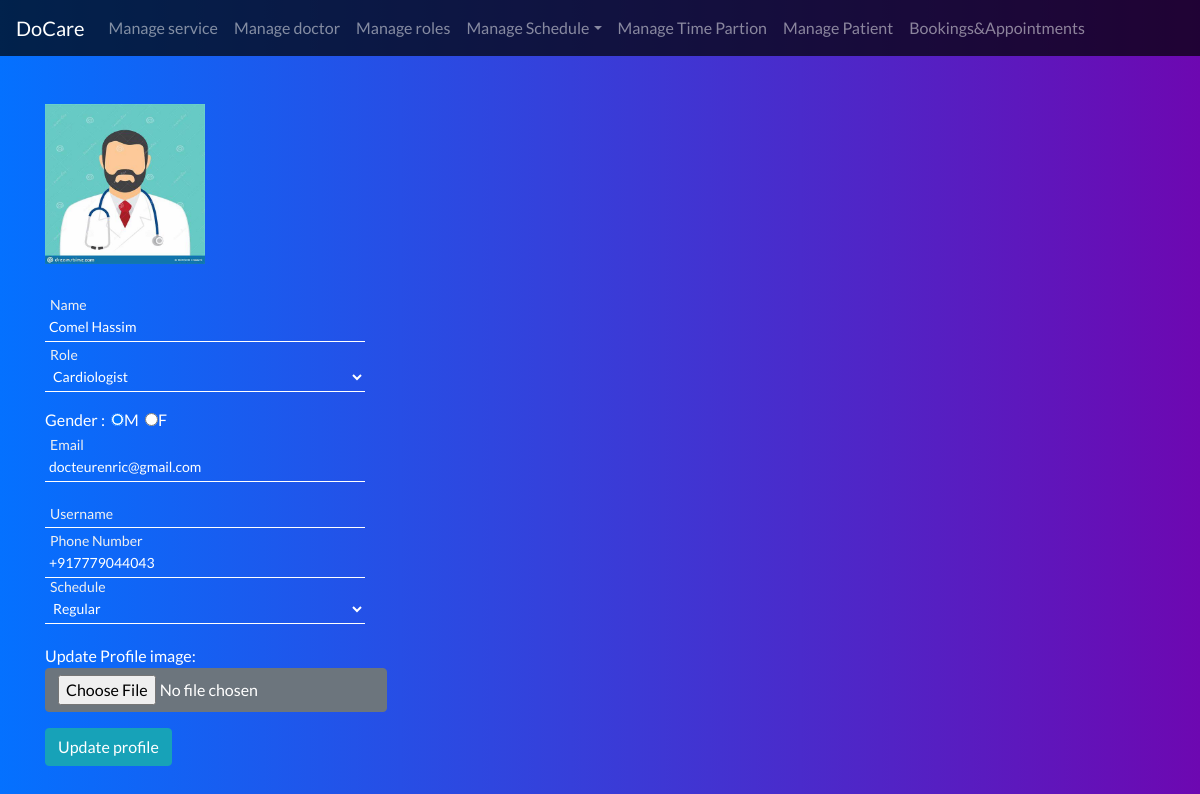
Page /admin/editDoctor.php?id=1 (signed in) on the committed database.
### tables this page shows
CREATE TABLE `doctor` (
  `id` int NOT NULL,
  `name` varchar(128) NOT NULL,
  `gender` char(1) NOT NULL,
  `profileImage` varchar(256) DEFAULT '0',
  `phone` varchar(15) DEFAULT NULL,
  `email` varchar(128) NOT NULL,
  `username` varchar(256) DEFAULT NULL,
  `password` varchar(256) NOT NULL
);

### includes/autoloader.include.php (called while the page is built, shortened)
<?php
function autoloader($class)
{
$url=$_SERVER['HTTP_HOST'].$_SERVER['REQUEST_URI'];
if(strpos($url,'includes')!==false)
{
	$path='../../classes/';
}
else
{
	$path='../classes/';
	$extension='.class.php';
}
$fullpath = $path.$class.$extension;
}

### classes/dbAccess.class.php (called while the page is built)
<?php
class DbAccess{
	private $host = "localhost";
	private $user = "root";
	private $pwd = "test1234";
	private $dbname = "docare";
	protected function connect()
	{
		try{
		$dsn = 'mysql:host='.$this->host.';dbname='.$this->dbname;
		$pdo = new PDO($dsn,$this->user,$this->pwd);
		$pdo->setAttribute(PDO::ATTR_ERRMODE, PDO::ERRMODE_EXCEPTION);
		$pdo->setAttribute(PDO::ATTR_DEFAULT_FETCH_MODE, PDO::FETCH_ASSOC);
		return $pdo;
		}
		catch(PDOException $e){
			error_log("Database connection error:".$e->getMessage(), 0);
			die("Database connection error:".$e->getMessage());
		}
	}
}

### classes/role.class.php (called while the page is built, shortened)
<?php
class Role extends DbAccess
{
	private $table,$pdo,$service,$name;
	public function __construct()
	{
		$this->pdo=$this->connect();
		$this->table="role";
	}
	public function getAll()
	{
		$sql="SELECT * FROM $this->table ORDER BY name ASC";
		$stmt=$this->pdo->prepare($sql);
		$stmt->execute();
            $result=$stmt->fetchAll();
            if(empty($result))
            {
            	return false;
            }
            else
            {
            	return $result;
            }
	}
	public function getMatchingRole($did)
	{
		$sql="SELECT * from role_map WHERE doctorId=:did";
		$stmt=$this->pdo->prepare($sql);
		$stmt->execute(array(':did'=>$did));
		$result=$stmt->fetch();
		if(empty($result))
		{
			return false;
		}else{
			return $result;
		}
	}
}

### classes/scheduler.class.php (called while the page is built, shortened)
<?php
class Scheduler extends DbAccess
{
	private $pdo;
	public function __construct()
	{
		$this->pdo=$this->connect();
	}
	public function getScheduleNames()
	{
		$sql='SELECT * FROM model_list';
		$stmt=$this->pdo->prepare($sql);
		$stmt->execute();
		$result=$stmt->fetchAll();
		if(empty($result))
		{
			return false;
		}else{
			return $result;
		}
	}
	public function getSchedule($id)
	{
		$sql="SELECT schedule_name FROM schedule_map WHERE doctorId=:id";
		$stmt=$this->pdo->prepare($sql);
		$stmt->execute(array(':id'=>$id));
			$row=$stmt->fetch();
			if(empty($row))
			{
				return false;
			}else return $row['schedule_name'];
	}
}

### classes/doctor.class.php (called while the page is built, shortened)
<?php
class Doctor extends DbAccess{
    private $pdo;
    private $table;
    private $name;
    private $phone;
    private $username;
    private $gender;
    private $email;
    private $profileImage;
    public function __construct()
    {
        $this->pdo=$this->connect();
        $this->table='doctor';
    }
    public function setUserById($id)
    {
    	$sql="SELECT * FROM $this->table Where id=:id";
    	$stmt=$this->pdo->prepare($sql);
        $stmt->execute(array(':id' => $id));
    	$result = $stmt->fetch();
        if(empty($result)){
            return false;
        }else{
    	$this->name=$result['name'];
    	$this->phone=$result['phone'];
    	$this->gender=$result['gender'];
    	$this->email=$result['email'];
    	$this->username=$result['username'];
    	$this->profileImage=$result['profileImage'];
        return true;
        }
    }
    public function getProfileImageLink()
    {
        $image = $this->profileImage;
        $location="../uploads/profileImage/";
    	if(strtolower($this->gender)==='m')
    	{
            $default= $location.'default_male_doctor.jpg';
    	}
    	else
    	{
    		$default = $location.'default_female_doctor.png';
    	}
    	if (empty($image))
        {
    		return $default;
    	}
    	else
    		{
                return $location.$image;
            }
    }
    public function getName()
    {
        return $this->name;
    }
    public function getPhone()
    {
        return $this->phone;
    }
        public function getUsername()
    {
        return $this->username;
    }
    public function getGender()
    {
        return $this->gender;
    }
        public function getEmail()
    {
        return $this->email;
    }
}
?>

### admin/editDoctor.php (the view, shortened to what this page needs)
<?php
include_once "../includes/autoloader.include.php";
if(isset($_GET['id']))
{
	$id=$_GET['id'];
	$doctor=new Doctor();
	$role=new Role();
	$scheduler=new Scheduler();
	if($doctor->setUserById($id)!==false)
	{
		$name=$doctor->getName();
		$phone=$doctor->getPhone();
		$username=$doctor->getUsername();
		$gender=$doctor->getGender();
		$email=$doctor->getEmail();
		$profileImage=$doctor->getProfileImageLink();
		$urole=$role->getMatchingRole($id);
		$schedule=$scheduler->getSchedule($id);
	}else{
		$_SESSION['error']='<script>alert("user not found")</script>';
		header('Location:doctorManager.php');
		exit();
	}
	$roleList=$role->getAll();
	$selectListRole="";
	if($roleList!==false)
	{
		if($urole!==false)
		{
			foreach ($roleList as $roles) {
					if($roles['id']===$urole['roleId'])
						{
							$selectListRole.='<option value="'.$roles['id'].'" selected="true">'.ucwords($roles['name'])."</option>";
						}else{
							$selectListRole.='<option value="'.$roles['id'].'">'.ucwords($roles['name'])."</option>";
						}}
		}else{
			$selectListRole.='<option selected="true" value="NULL">--unassigned--</option>';
			foreach ($roleList as $roles) {
				$selectListRole.='<option value="'.$roles['id'].'">'.ucwords($roles['name'])."</option>";
			}
		}
	}else{
		$selectListRole="No record for role found!";
	}
	$scheduleList=$scheduler->getScheduleNames();
	$selectListSchedule="";
	if($scheduleList!==false){
		if($schedule!==false)
			{
				foreach ($scheduleList as $schedules) {
							if(strtolower($schedules['name'])!==strtolower($schedule))
							{
								$selectListSchedule.='<option value="'.$schedules['name'].'">'.ucwords($schedules['name'])."</option>";
							}else{
								$selectListSchedule.='<option value="'.$schedules['name'].'" selected="true">'.ucwords($schedules['name'])."</option>";
							}
				}
			}else{
				$selectListSchedule.='<option selected="true" value="NULL">--undefined--</option>';
				foreach ($scheduleList as $schedules) {
								$selectListSchedule.='<option value="'.$schedules['name'].'">'.ucwords($schedules['name'])."</option>";
				}
			}
	}else{
		$selectListSchedule="No record found for schedule";
	}
	$m="";
	$f="";
	if(strtolower($gender)==="m")
	{
		$m="checked";
	}elseif(strtolower($gender)==="f")
	{
		$f="checked";
	}
	$genderRadio='&nbsp <input type="radio" name="gender" value="M" '.$m.'>M &nbsp';
	$genderRadio.='<input type="radio" name="gender" value="F" '.$f.'>F';
}else{
	header('Location:doctorManager.php');
	exit();
}
?>
<!DOCTYPE html>
<html>
<head>
  <?php include "header.php"?>
</head>
<body>
<div class="container pt-5 pb-5">
   <form action="updateDoctor.php" method="POST" enctype="multipart/form-data">
  <div><img class="image-pro" src="<?php echo $profileImage; ?>"></div>
       <div class="floating-form pt-3">
   <div class="floating-label">
<input type="text" name="name" class="floating-input" value="<?php echo $name; ?>">      <label>Name</label></div>
    <div class="floating-label mt-3 mb-3">
      <select class="floating-select" name="role"><?php echo $selectListRole; ?></select><label>Role</label>
    </div>
    <div class="floating-label">
      Gender :<?php echo $genderRadio; ?>
        </div>
    <div class="floating-label  mt-3 mb-3">
 <input type="email" class="floating-input" placeholder=" " name="email" value="<?php echo $email; ?>" >     <label>Email</label>
        </div>
    <div class="floating-label">
      <td><input placeholder=" " type="text" class="floating-input" name="username" value="<?php echo $username; ?>"><label>Username</label>
           </div>
    <div class="floating-label mt-3 mb-3">
<input placeholder=" " class="floating-input" type="text" name="phone" value="<?php echo $phone; ?>"><label>Phone Number</label>
        </div>
    <div class="floating-label">
          <select class="floating-select" id="" name="schedule">
          	<?php echo $selectListSchedule; ?>
          </select>
              <label>Schedule</label>
          </div>
    <div class="mt-3 mb-3">
        Update Profile image:
<input type="file" class="btn btn-secondary" name="image">
           </div>
    <div><input type="submit" class="btn btn-info" name="submit" value="Update profile"></div>
</div>
</form>
</div>
</body>
</html>

### css/admin.css (style rules this page uses)
body { font-family: 'Lato' !important; background: linear-gradient(to right,rgb(4, 113, 255),rgb(109, 8, 177)) !important; box-sizing: border-box !important; color: white; }
.floating-form { width:320px; }
.floating-label { position:relative; margin-bottom:20px; }
.floating-input , .floating-select { font-size:14px; padding:4px 4px; display:block; width:100%; height:30px; background-color: transparent; border:none; border-bottom:1px solid #fff; color:#fff !important; }
label { color:#f1f1f1; font-size:14px; font-weight:normal; position:absolute; pointer-events:none; left:5px; top:5px; transition:0.2s ease all; -moz-transition:0.2s ease all; -webkit-transition:0.2s ease all; }
.floating-input:focus ~ label, .floating-input:not(:placeholder-shown) ~ label { top:-18px; font-size:14px; color:#f0f0f0; }
.floating-select:focus ~ label , .floating-select:not([value=""]):valid ~ label { top:-18px; font-size:14px; color:#f0f0f0; }
*, *:before, *:after { -webkit-box-sizing: border-box; -moz-box-sizing: border-box; box-sizing: border-box; }

### admin/editDoctor.php (style rules this page uses)
.image-pro { height: 10rem; width: 10rem; margin-bottom: 2rem; }

### rows in the picture
doctor: name "Comel Hassim", email "docteurenric@gmail.com", phone "+917779044043"

### other values in the picture
form field role "Cardiologist"
form field schedule "Regular"
